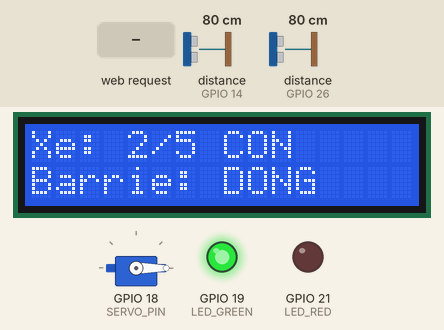
This sketch was run on a simulated ESP32. Shown: servo, 16×2 character LCD, output pins drawn as LEDs (lit = HIGH). Wiring (inferred from the names in the program): 2 × ultrasonic range finder: trigger GPIO 12, echo GPIO 14 / trigger GPIO 27, echo GPIO 26. The test bench sets the inputs (shaded band); at power-on: distance to the obstacle (sensors on GPIO 14, GPIO 26) 80 cm. The echo pulse lasts 58.3 µs per cm; WiFi joins after 1.5 s; servers stay silent unless stated; uploads are accepted with an empty reply; pins used as bus, display or sensor lines are not drawn; what the sketch prints to the serial monitor is not drawn.

Above: at 3.2 s.
3.3 s: HTTP request GET /barrie?action=open received
At 3.46 s:
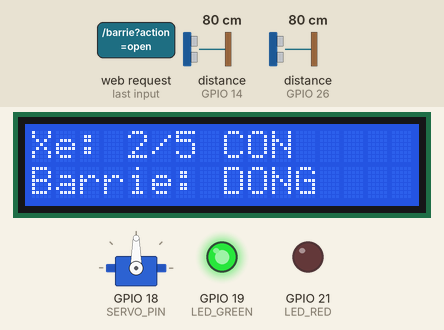
At 4.1 s:
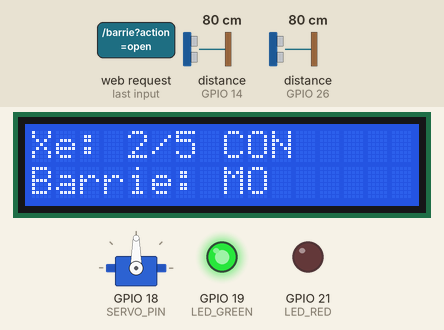
5.1 s: HTTP request GET /barrie?action=close received
At 5.37 s:
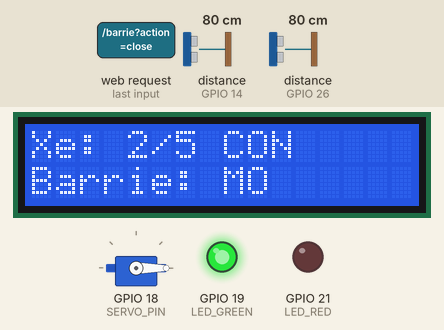
Timing chart, 0 to 8.1 s (numbered marks = the images above; inputs shaded):
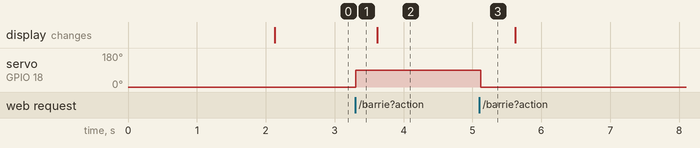

Measured:
- after the input at 3.3 s, servo on GPIO 18 (SERVO_PIN): 0° → 90° at once
- after the input at 5.1 s, servo on GPIO 18 (SERVO_PIN): 90° → 0° at once

The sketch:

nha_xe_thong_minh.ino
```cpp
/**
 * ============================================================================
 * ĐỒ ÁN NHÀ XE THÔNG MINH - ESP32 FIRMWARE SNIPPET
 * Phần cứng: ESP32, 2 Cảm biến siêu âm (HC-SR04), 1 Servo SG90 (Barrie),
 *            1 LCD I2C 16x2, 2 LED (Đỏ / Xanh).
 * ============================================================================
 */

#include <WiFi.h>
#include <WebServer.h>
#include <HTTPClient.h>
#include <WiFiClientSecure.h>
#include <ESP32Servo.h>
#include <LiquidCrystal_I2C.h>

// --- THÔNG TIN WIFI VÀ FIREBASE ---
const char* WIFI_SSID = "YOUR_WIFI_SSID";
const char* WIFI_PASS = "YOUR_WIFI_PASSWORD";
// Đường dẫn Firebase Realtime Database (không kèm https:// và không có dấu / ở cuối)
const char* FIREBASE_HOST = "nhaxethongminh-demo-default-rtdb.asia-southeast1.firebasedatabase.app";

// --- CẤU HÌNH CHÂN PHẦN CỨNG ---
#define TRIG_PIN_1 12  // Cảm biến 1 (Ngoài cổng)
#define ECHO_PIN_1 14
#define TRIG_PIN_2 27  // Cảm biến 2 (Trong cổng)
#define ECHO_PIN_2 26

#define SERVO_PIN  18  // Servo barrie
#define LED_GREEN  19  // Báo còn slot / barrie mở
#define LED_RED    21  // Báo full slot / barrie đóng

// --- BIẾN HỆ THỐNG ---
const int MAX_SLOTS = 5;
int soXe = 2; // Số xe ban đầu demo
int lastSoXe = 2;

// Trạng thái barrie: "MO" hoặc "DONG"
String barrieState = "DONG";
unsigned long barrieOpenMillis = 0;
bool isBarrieAutoClosePending = false;

// Trạng thái chuỗi cảm biến để nhận biết Vào / Ra
// 0: Chờ, 1: Xe kích hoạt cảm biến 1 trước, 2: Xe kích hoạt cảm biến 2 trước
int sensorSequence = 0;
unsigned long sensorTimeoutMillis = 0;

WebServer server(80);
Servo barrieServo;
LiquidCrystal_I2C lcd(0x27, 16, 2);

// Khởi tạo chứng chỉ bỏ qua kiểm tra SSL (phù hợp demo đồ án)
WiFiClientSecure clientSecure;

// ============================================================================
// HÀM ĐO KHOẢNG CÁCH SIÊU ÂM (CM)
// ============================================================================
long readDistanceCM(int trigPin, int echoPin) {
  digitalWrite(trigPin, LOW);
  delayMicroseconds(2);
  digitalWrite(trigPin, HIGH);
  delayMicroseconds(10);
  digitalWrite(trigPin, LOW);
  long duration = pulseIn(echoPin, HIGH, 25000); // Timeout 25ms (~4m)
  if (duration == 0) return 999;
  return duration * 0.034 / 2;
}

// ============================================================================
// ĐIỀU KHIỂN SERVO BARRIE (KHÔNG DÙNG DELAY GÂY BLOCK HỆ THỐNG)
// ============================================================================
void openBarrie() {
  barrieServo.write(90); // Mở góc 90 độ
  barrieState = "MO";
  barrieOpenMillis = millis();
  digitalWrite(LED_GREEN, HIGH);
  digitalWrite(LED_RED, LOW);
}

void closeBarrie() {
  barrieServo.write(0);  // Đóng góc 0 độ
  barrieState = "DONG";
  isBarrieAutoClosePending = false;
  if (soXe >= MAX_SLOTS) {
    digitalWrite(LED_GREEN, LOW);
    digitalWrite(LED_RED, HIGH);
  } else {
    digitalWrite(LED_GREEN, HIGH);
    digitalWrite(LED_RED, LOW);
  }
}

// ============================================================================
// ĐỒNG BỘ DỮ LIỆU LÊN FIREBASE REALTIME DATABASE (KHÔNG BLOCK LUỒNG CHÍNH)
// ============================================================================
// Chỗ POST Firebase: Ghi event khi xe vào/ra và cập nhật /parking/state.json
void syncFirebase(String eventType, int currentCars) {
  if (WiFi.status() != WL_CONNECTED) return;

  HTTPClient http;
  http.setTimeout(1500); // Spec: HTTPClient timeout 1500 ms

  String statusStr = (currentCars >= MAX_SLOTS) ? "FULL SLOT" : "CON SLOT";

  // 1. POST /parking/events.json ghi nhận lượt xe
  String eventsUrl = String("https://") + FIREBASE_HOST + "/parking/events.json";
  if (http.begin(clientSecure, eventsUrl)) {
    http.addHeader("Content-Type", "application/json");
    String payload = "{\"type\":\"" + eventType + "\",\"cars\":" + String(currentCars) +
                     ",\"max\":5,\"at\":{\".sv\":\"timestamp\"},\"source\":\"esp\"}";

    int httpCode = http.POST(payload);
    if (httpCode > 0) {
      Serial.printf("[Firebase] POST Event (%s) OK, code: %d\n", eventType.c_str(), httpCode);
    } else {
      // Fail thì bỏ qua, vòng sau ghi lại
      Serial.printf("[Firebase] POST Event thất bại: %s\n", http.errorToString(httpCode).c_str());
    }
    http.end();
  }

  // 2. PUT /parking/state.json cập nhật trạng thái bãi đỗ
  String stateUrl = String("https://") + FIREBASE_HOST + "/parking/state.json";
  if (http.begin(clientSecure, stateUrl)) {
    http.addHeader("Content-Type", "application/json");
    String statePayload = "{\"cars\":" + String(currentCars) +
                          ",\"max\":5,\"status\":\"" + statusStr +
                          "\",\"barrie\":\"" + barrieState +
                          "\",\"updatedAt\":{\".sv\":\"timestamp\"},\"ip\":\"" + WiFi.localIP().toString() + "\"}";

    int httpCode = http.PUT(statePayload);
    if (httpCode > 0) {
      Serial.printf("[Firebase] PUT State OK, code: %d\n", httpCode);
    } else {
      Serial.printf("[Firebase] PUT State thất bại: %s\n", http.errorToString(httpCode).c_str());
    }
    http.end();
  }
}

// ============================================================================
// CÁC ENDPOINT CỦA WEBSERVER LAN
// ============================================================================

// Chỗ poll: Web gọi GET /data mỗi 1 giây để cập nhật trạng thái
void handleGetData() {
  server.sendHeader("Access-Control-Allow-Origin", "*");
  String statusStr = (soXe >= MAX_SLOTS) ? "FULL SLOT" : "CON SLOT";
  String json = "{\"cars\":" + String(soXe) +
                ",\"max\":" + String(MAX_SLOTS) +
                ",\"status\":\"" + statusStr +
                "\",\"barrie\":\"" + barrieState + "\"}";
  server.send(200, "application/json", json);
}

// Xử lý điều khiển Barrie từ Web (/barrie?action=open / close)
void handleBarrieControl() {
  // BẮT BUỘC: 2 dòng CORS trước mọi server.send của /barrie theo spec
  server.sendHeader("Access-Control-Allow-Origin", "*");
  server.sendHeader("Access-Control-Allow-Methods", "GET, POST, OPTIONS");

  if (!server.hasArg("action")) {
    server.send(400, "text/plain", "Thieu tham so action");
    return;
  }

  String action = server.arg("action");
  // Chỗ PIN: Lưu ý bảo mật kiểm tra mã PIN 4 số thực hiện trên Web trước khi gửi request tới đây.
  // Thao tác bấm tay không làm thay đổi biến đếm soXe.
  if (action == "open") {
    openBarrie();
    server.send(200, "text/plain", "Da mo barrie thanh cong");
  } else if (action == "close") {
    closeBarrie();
    server.send(200, "text/plain", "Da dong barrie thanh cong");
  } else {
    server.send(400, "text/plain", "Action khong hop le");
  }
}

// ============================================================================
// SETUP
// ============================================================================
void setup() {
  Serial.begin(115200);

  pinMode(TRIG_PIN_1, OUTPUT);
  pinMode(ECHO_PIN_1, INPUT);
  pinMode(TRIG_PIN_2, OUTPUT);
  pinMode(ECHO_PIN_2, INPUT);
  pinMode(LED_GREEN, OUTPUT);
  pinMode(LED_RED, OUTPUT);

  barrieServo.attach(SERVO_PIN);
  closeBarrie();

  lcd.init();
  lcd.backlight();
  lcd.setCursor(0, 0);
  lcd.print("Smart Parking");
  lcd.setCursor(0, 1);
  lcd.print("Dang ket noi...");

  WiFi.begin(WIFI_SSID, WIFI_PASS);
  while (WiFi.status() != WL_CONNECTED) {
    delay(400);
    Serial.print(".");
  }

  Serial.println("\nWiFi connected! IP: " + WiFi.localIP().toString());
  clientSecure.setInsecure(); // Bỏ qua xác thực SSL cho demo

  // Khởi tạo các Route WebServer
  server.on("/data", HTTP_GET, handleGetData);
  server.on("/barrie", HTTP_GET, handleBarrieControl);
  server.begin();

  // Khởi tạo đồng bộ Firebase ban đầu
  syncFirebase("init", soXe);
}

// ============================================================================
// LOOP: XỬ LÝ SIÊU ÂM, LOGIC VÀO/RA VÀ ĐÓNG MỞ BARRIE TỰ ĐỘNG
// ============================================================================
void loop() {
  server.handleClient(); // Xử lý các request HTTP từ Web LAN

  unsigned long currentMillis = millis();

  // Tự động đóng barrie sau 4 giây kể từ khi xe qua cổng (không dùng delay)
  if (isBarrieAutoClosePending && (currentMillis - barrieOpenMillis >= 4000)) {
    closeBarrie();
  }

  // Đọc 2 cảm biến siêu âm định kỳ (mỗi 120ms đo 1 lần)
  static unsigned long lastSensorRead = 0;
  if (currentMillis - lastSensorRead >= 120) {
    lastSensorRead = currentMillis;

    long d1 = readDistanceCM(TRIG_PIN_1, ECHO_PIN_1);
    long d2 = readDistanceCM(TRIG_PIN_2, ECHO_PIN_2);
    const int THRESHOLD = 12; // Khoảng cách phát hiện xe (< 12 cm)

    bool s1 = (d1 < THRESHOLD);
    bool s2 = (d2 < THRESHOLD);

    // Chỗ suy ra vao/ra:
    // S1 phát hiện trước, sau đó S2 phát hiện -> XE VÀO
    // S2 phát hiện trước, sau đó S1 phát hiện -> XE RA
    if (sensorSequence == 0) {
      if (s1 && !s2) {
        sensorSequence = 1; // Xe đang từ ngoài vào
        sensorTimeoutMillis = currentMillis;
      } else if (s2 && !s1) {
        sensorSequence = 2; // Xe đang từ trong ra
        sensorTimeoutMillis = currentMillis;
      }
    } else if (sensorSequence == 1) { // Đang trong chuỗi VÀO
      if (s2) { // Cảm biến trong cổng đã kích hoạt -> Hoàn tất vào
        if (soXe < MAX_SLOTS) {
          soXe++;
          openBarrie();
          isBarrieAutoClosePending = true;
          // Snippet ESP32: Dán ngay sau khi soXe đổi, kích hoạt sync Firebase
          syncFirebase("vao", soXe);
        }
        sensorSequence = 0;
      } else if (currentMillis - sensorTimeoutMillis > 4000) {
        sensorSequence = 0; // Quá 4s xe không đi tiếp thì hủy chuỗi
      }
    } else if (sensorSequence == 2) { // Đang trong chuỗi RA
      if (s1) { // Cảm biến ngoài cổng đã kích hoạt -> Hoàn tất ra
        if (soXe > 0) {
          soXe--;
          openBarrie();
          isBarrieAutoClosePending = true;
          // Snippet ESP32: Dán ngay sau khi soXe đổi, kích hoạt sync Firebase
          syncFirebase("ra", soXe);
        }
        sensorSequence = 0;
      } else if (currentMillis - sensorTimeoutMillis > 4000) {
        sensorSequence = 0; // Hủy chuỗi nếu timeout
      }
    }
  }

  // Cập nhật màn hình LCD I2C định kỳ mỗi 500ms
  static unsigned long lastLcdUpdate = 0;
  if (currentMillis - lastLcdUpdate >= 500) {
    lastLcdUpdate = currentMillis;
    lcd.setCursor(0, 0);
    lcd.print("Xe: " + String(soXe) + "/" + String(MAX_SLOTS) + " ");
    lcd.print(soXe >= MAX_SLOTS ? "FULL " : "CON  ");

    lcd.setCursor(0, 1);
    lcd.print("Barrie: " + barrieState + "    ");
  }
}
```
